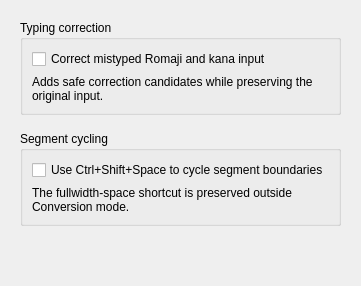
       <widget class="QWidget" name="mozkeyTab">
        <attribute name="title">
         <string>Mozkey IbG</string>
        </attribute>
        <layout class="QVBoxLayout" name="mozkeyOptionsLayout">
         <property name="leftMargin">
          <number>20</number>
         </property>
         <property name="topMargin">
          <number>20</number>
         </property>
         <property name="rightMargin">
          <number>20</number>
         </property>
         <property name="bottomMargin">
          <number>20</number>
         </property>
         <property name="spacing">
          <number>16</number>
         </property>
         <item>
          <widget class="QGroupBox" name="typingCorrectionGroupBox">
           <property name="title">
            <string>Typing correction</string>
           </property>
           <layout class="QVBoxLayout" name="typingCorrectionLayout">
            <item>
             <widget class="QCheckBox" name="typingCorrectionCheckBox">
              <property name="toolTip">
               <string>Corrects bounded one-edit mistakes in Romaji and JIS-kana input. High-confidence corrections may be applied during live conversion.</string>
              </property>
              <property name="text">
               <string>Correct mistyped Romaji and kana input</string>
              </property>
             </widget>
            </item>
            <item>
             <widget class="QLabel" name="typingCorrectionDescriptionLabel">
              <property name="text">
               <string>Adds safe correction candidates while preserving the original input.</string>
              </property>
              <property name="wordWrap">
               <bool>true</bool>
              </property>
             </widget>
            </item>
           </layout>
          </widget>
         </item>
         <item>
          <widget class="QGroupBox" name="cycleSegmentationGroupBox">
           <property name="title">
            <string>Segment cycling</string>
           </property>
           <layout class="QVBoxLayout" name="cycleSegmentationLayout">
            <item>
             <widget class="QCheckBox" name="cycleSegmentationShortcutCheckBox">
              <property name="toolTip">
               <string>Uses Ctrl+Shift+Space to cycle alternative segment boundaries while converting.</string>
              </property>
              <property name="text">
               <string>Use Ctrl+Shift+Space to cycle segment boundaries</string>
              </property>
             </widget>
            </item>
            <item>
             <widget class="QLabel" name="cycleSegmentationDescriptionLabel">
              <property name="text">
               <string>The fullwidth-space shortcut is preserved outside Conversion mode.</string>
              </property>
              <property name="wordWrap">
               <bool>true</bool>
              </property>
             </widget>
            </item>
           </layout>
          </widget>
         </item>
         <item>
          <spacer name="mozkeyOptionsVerticalSpacer">
           <property name="orientation">
            <enum>Qt::Orientation::Vertical</enum>
           </property>
           <property name="sizeHint" stdset="0">
            <size>
             <width>20</width>
             <height>40</height>
            </size>
           </property>
          </spacer>
         </item>
        </layout>
       </widget>
